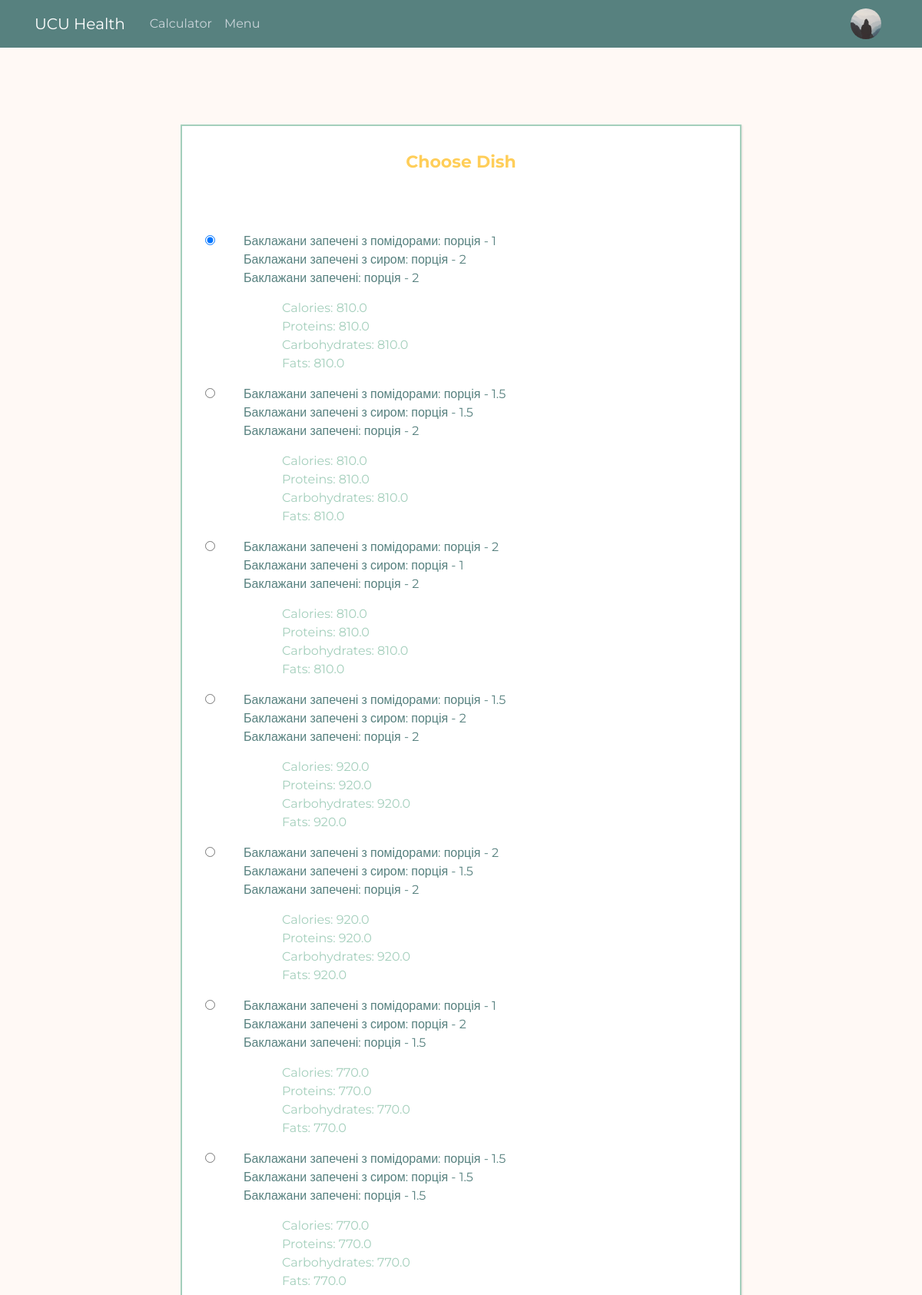
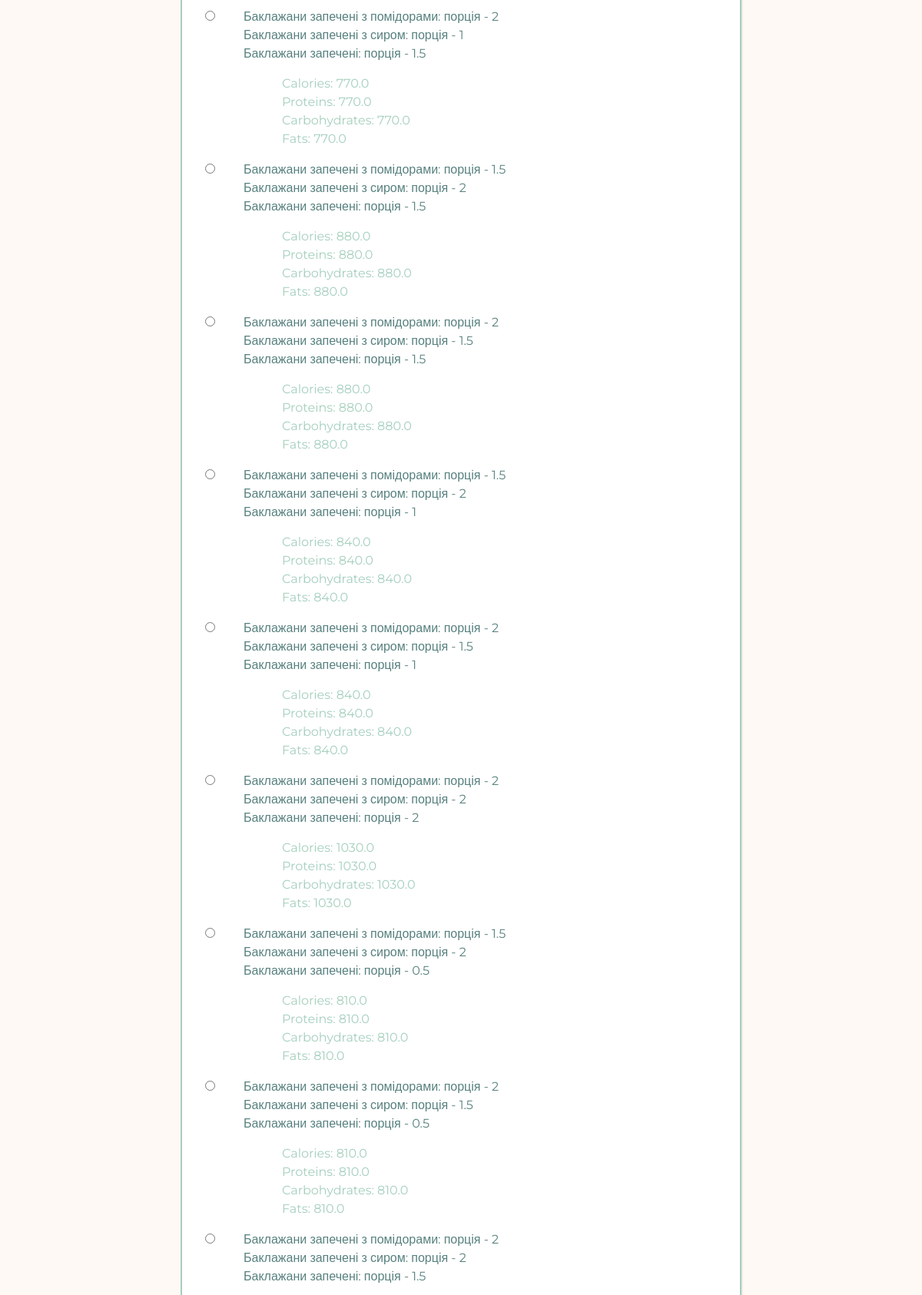
/view_dishes/1 (signed in, upper part), run on the app's committed database (2 pictures, top to bottom).
### main/models.py (models this page shows, shortened)
class User(db.Model, UserMixin):
    id = db.Column(db.Integer, primary_key=True)
    username = db.Column(db.String(20), unique=True, nullable=False)
    email = db.Column(db.String(120), unique=True, nullable=False)
    password = db.Column(db.String(100), nullable=False)
    image_file = db.Column(db.String(20), nullable = False, default='default.jpg')
    settings = db.Column(db.String(100), nullable = False, default='default.json')
    custom_plan = db.Column(db.Boolean, default = False)
    sex = db.Column(db.String(10), nullable = False)
    age = db.Column(db.Integer, nullable = False)
    height = db.Column(db.Integer, nullable=False)
    weight = db.Column(db.Integer, nullable=False)
    goal = db.Column(db.Integer, nullable=False)
    activity = db.Column(db.Float, nullable=False)
    calories = db.Column(db.Float, nullable=False)
    proteins = db.Column(db.Float, nullable=False)
    carbs = db.Column(db.Float, nullable=False)
    fats = db.Column(db.Float, nullable=False)
    servings = db.Column(db.Integer, nullable = False, default = 3)
    options = db.Column(db.Integer, nullable = False, default = 5)
    meals = db.relationship('Meal', backref="author", lazy = True)

class Dish(db.Model):
    id = db.Column(db.Integer, primary_key = True)
    dishes = db.Column(db.String(200), nullable = False)
    satis = db.Column(db.String(10), nullable = False)
    calories = db.Column(db.Float, nullable = False)
    proteins = db.Column(db.Float, nullable = False)
    carbs = db.Column(db.Float, nullable = False)
    fats = db.Column(db.Float, nullable = False)
    meal_id = db.Column(db.Integer, db.ForeignKey('meal.id'), default = 0)

### main/routes.py (the view, shortened to what this page needs)
@app.route("/view_dishes/<int:meal_id>", methods=['GET', 'POST'])
def view_dishes(meal_id):
    form = PossibleMeals()
    meal = Meal.query.get_or_404(meal_id)
    if meal.author != current_user:
        abort(403)
    dishes = Dish.query.filter_by(meal = meal).all()
    if not dishes:
        abort(404)
    choices = []
    dct = {}
    for dish in dishes:
        choices.append((dish.id, dish))
        dct[dish.id] = dish.dishes.split(', ')
    form.dish_var.choices = choices
    if request.method == 'GET':
        form.dish_var.data = meal.choicen
    test_form = list(zip(form.dish_var.choices, form.dish_var))
    return render_template('view_dishes.html', dishes = dict(choices),
            test = test_form, form = form, title = 'View Dishes', dct = dct)

### main/forms.py
class PossibleMeals(FlaskForm):
    dish_var = RadioField('Choose one from the list:',
            choices=[], validate_choice=[DataRequired()], coerce=int)
    submit = SubmitField("Submit")

### main/models.py (called while the page is built)
@login_manager.user_loader
def load_user(user_id):
    return User.query.get(int(user_id))

### main/templates/view_dishes.html (shortened to what this page needs)
{% extends "layout.html" %}
{% block content %}
    <link href="{{ url_for('static', filename='view_dishes.css') }}" rel="stylesheet">
    <div class="wrapper">
        <div class = "title">
            Choose Dish
        </div>
        <form method="POST" action="">
            <fieldset class="form-group">
                <div class = "input_field">
                    {% for choice, radio in test %}
                        <fieldset class="form-group">
                            <div class="checkmark">
                                {{ radio() }}
                            </div>
                            {% for dish in dct[choice[0]] %}
                                <div class = "info">
                                    {{ dish }}
                                </div>
                            {% endfor %}
                            <div class = "elem">
                                Calories: {{ dishes[choice[0]].calories }}<br>
                                Proteins: {{ dishes[choice[0]].calories }}<br>
                                Carbohydrates: {{ dishes[choice[0]].calories }}<br>
                                Fats: {{ dishes[choice[0]].calories }}<br>
                            </div>
                        </fieldset>
                    {% endfor %}
                </div>
        </form>
    </div>
{% endblock content %}

### main/templates/layout.html (shortened to what this page needs)
<!DOCTYPE html>
<html>
  <head>
    <link
      rel="stylesheet"
      href="https://maxcdn.bootstrapcdn.com/bootstrap/4.0.0/css/bootstrap.min.css"
 />
    <link
      rel="stylesheet"
      type="text/css"
      href="{{ url_for('static', filename='main.css') }}" />
  </head>
  <body>
    <header class="site-header">
      <nav class="navbar navbar-expand-lg navbar-dark bg-steel fixed-top">
        <div class="container header-container">
          <a class="navbar-brand mr-4" href="{{ url_for('main') }}">UCU Health</a>
          <div class="collapse navbar-collapse" id="navbarToggle">
            <div class="navbar-nav mr-auto">
              <a class="nav-item nav-link" href="{{ url_for('calculator') }}">Calculator</a>
              <a class="nav-item nav-link" href="{{ url_for('menu') }}">Menu</a>
            </div>
            <div class="navbar-nav">
            {% if current_user.is_authenticated %}
              <a class="nav-item nav-link" href="{{ url_for("account") }}"><img class="rounded-circle panel-img" src="{{ url_for('static', filename = 'profile_pics/' + current_user.image_file ) }}"></a>
            {% else %}
              <a class="nav-item nav-link" href="{{ url_for("login") }}">Login</a>
              <a class="nav-item nav-link" href="{{ url_for("register") }}">Register</a>
            {% endif %}
            </div>
          </div>
        </div>
      </nav>
    </header>
    <main role="main" class="container">
      <div class="row">
        <div class="col-md-8">
          {% block content %}{% endblock %}
        </div>
    </main>
  </body>
</html>

### main/static/main.css (style rules this page uses)
* { margin: 0; padding: 0; box-sizing: border-box; font-family: 'Montserrat', sans-serif; }
body { margin-top: 62px; background: #fff9f5; color: #333333; margin-top: 5rem; }
.row { display: flex; justify-content: center; align-items: center; margin-top: 10px; }
.bg-steel { background-color: #57817f; }
.navbar { height: 62px; }
.header-container { max-width: 1140px !important; }
.site-header .navbar-nav .nav-link { color: #cbd5db; }
.panel-img { height: 40px; width: 40px; }

### main/static/view_dishes.css (style rules this page uses)
* { margin: 0; padding: 0; box-sizing: border-box; font-family: 'Montserrat', sans-serif; }
body { margin-top: 62px; background: #fff9f5; padding: 0 10px; }
.wrapper { background: #fff; margin: 100px auto; padding: 30px; box-shadow: 1px 1px 2px rgba(0, 0, 0, 0.125); border: 2.5px solid #a4cfbc; }
.wrapper .title { font-size: 22px; font-weight: 700; margin-bottom: 25px; color: #ffce59; text-align: center; }
.wrapper .input_field { margin-top: 50px; margin-bottom: 50px; color: #ffce59; }
.checkmark { margin-bottom: -24px; }
.info { margin-left: 50px; align-items: center; color: #57817f; }
.elem { margin-top: 15px; margin-left: 100px; margin-right: auto; color: #a4cfbc; }

### data on the page
User: image_file (placeholder picture)
Dish: calories "810.0", calories "810.0", calories "810.0", calories "810.0"
Dish: calories "810.0", calories "810.0", calories "810.0", calories "810.0"
Dish: calories "810.0", calories "810.0", calories "810.0", calories "810.0"
Dish: calories "920.0", calories "920.0", calories "920.0", calories "920.0"
Dish: calories "920.0", calories "920.0", calories "920.0", calories "920.0"
Dish: calories "770.0", calories "770.0", calories "770.0", calories "770.0"
Dish: calories "770.0", calories "770.0", calories "770.0", calories "770.0"
Dish: calories "770.0", calories "770.0", calories "770.0", calories "770.0"
Dish: calories "880.0", calories "880.0", calories "880.0", calories "880.0"
Dish: calories "880.0", calories "880.0", calories "880.0", calories "880.0"
Dish: calories "840.0", calories "840.0", calories "840.0", calories "840.0"
Dish: calories "840.0", calories "840.0", calories "840.0", calories "840.0"
Dish: calories "1030.0", calories "1030.0", calories "1030.0", calories "1030.0"
Dish: calories "810.0", calories "810.0", calories "810.0", calories "810.0"
Dish: calories "810.0", calories "810.0", calories "810.0", calories "810.0"

### other printed values
{{ dish }} "Баклажани запечені з помідорами: порція - 1" "Баклажани запечені з сиром: порція - 2" "Баклажани запечені: порція - 2" "Баклажани запечені з помідорами: порція - 1.5" "Баклажани запечені з сиром: порція - 1.5" "Баклажани запечені: порція - 2" "Баклажани запечені з помідорами: порція - 2" "Баклажани запечені з сиром: порція - 1" "Баклажани запечені: порція - 2" "Баклажани запечені з помідорами: порція - 1.5" "Баклажани запечені з сиром: порція - 2" "Баклажани запечені: порція - 2" "Баклажани запечені з помідорами: порція - 2" "Баклажани запечені з сиром: порція - 1.5" "Баклажани запечені: порція - 2" "Баклажани запечені з помідорами: порція - 1" "Баклажани запечені з сиром: порція - 2" "Баклажани запечені: порція - 1.5" "Баклажани запечені з помідорами: порція - 1.5" "Баклажани запечені з сиром: порція - 1.5" "Баклажани запечені: порція - 1.5" "Баклажани запечені з помідорами: порція - 2" "Баклажани запечені з сиром: порція - 1" "Баклажани запечені: порція - 1.5" "Баклажани запечені з помідорами: порція - 1.5" "Баклажани запечені з сиром: порція - 2" "Баклажани запечені: порція - 1.5" "Баклажани запечені з помідорами: порція - 2" "Баклажани запечені з сиром: порція - 1.5" "Баклажани запечені: порція - 1.5" "Баклажани запечені з помідорами: порція - 1.5" "Баклажани запечені з сиром: порція - 2" "Баклажани запечені: порція - 1" "Баклажани запечені з помідорами: порція - 2" "Баклажани запечені з сиром: порція - 1.5" "Баклажани запечені: порція - 1" "Баклажани запечені з помідорами: порція - 2" "Баклажани запечені з сиром: порція - 2" "Баклажани запечені: порція - 2" "Баклажани запечені з помідорами: порція - 1.5" "Баклажани запечені з сиром: порція - 2" "Баклажани запечені: порція - 0.5" "Баклажани запечені з помідорами: порція - 2" "Баклажани запечені з сиром: порція - 1.5" "Баклажани запечені: порція - 0.5" "Баклажани запечені з помідорами: порція - 2" "Баклажани запечені з сиром: порція - 2" "Баклажани запечені: порція - 1.5"
